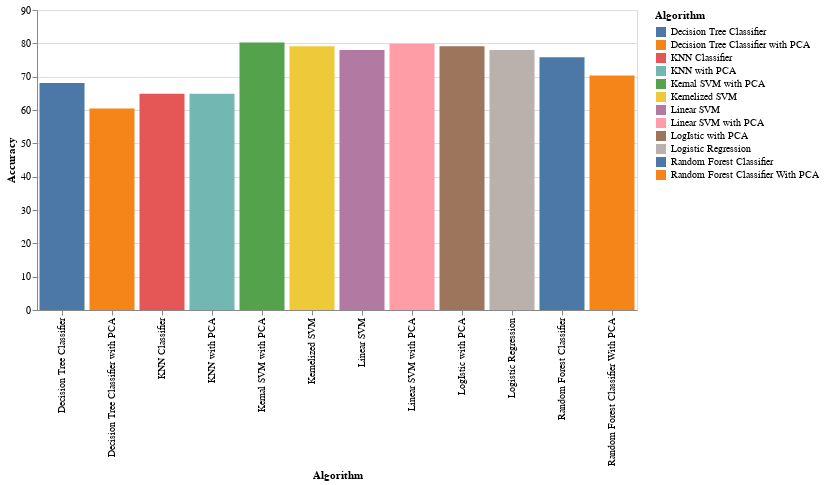

This figure's notebook cell:
### Code cell
# prompt: Using dataframe df8: draw a plot comparing the accuracies of all algorithms clearly

import altair as alt
chart = alt.Chart(df8).mark_bar().encode(
    x='Algorithm',
    y='Accuracy',
    color='Algorithm'
).properties(width=600)
chart

### Figure 1 — Vega-Lite specification as saved in the notebook (floating-point values rounded to 4 significant figures)
{"config": {"view": {"continuousWidth": 300, "continuousHeight": 300}}, "data": {"name": "data-39dd70c64a128617821935cd55b555ac"}, "mark": {"type": "bar"}, "encoding": {"color": {"field": "Algorithm", "type": "nominal"}, "x": {"field": "Algorithm", "type": "nominal"}, "y": {"field": "Accuracy", "type": "quantitative"}}, "width": 600, "$schema": "https://vega.github.io/schema/vega-lite/v5.17.0.json", "datasets": {"data-39dd70c64a128617821935cd55b555ac": [{"Algorithm": "KNN Classifier", "Accuracy": 64.84}, {"Algorithm": "Logistic Regression", "Accuracy": 78.02}, {"Algorithm": "Decision Tree Classifier", "Accuracy": 68.13}, {"Algorithm": "Linear SVM", "Accuracy": 78.02}, {"Algorithm": "Kernelized SVM", "Accuracy": 79.12}, {"Algorithm": "Random Forest Classifier", "Accuracy": 75.82}, {"Algorithm": "KNN with PCA", "Accuracy": 64.84}, {"Algorithm": "LogIstic with PCA", "Accuracy": 79.12}, {"Algorithm": "Linear SVM with PCA", "Accuracy": 79.91}, {"Algorithm": "Kernal SVM with PCA", "Accuracy": 80.22}, {"Algorithm": "Decision Tree Classifier with PCA", "Accuracy": 60.44}, {"Algorithm": "Random Forest Classifier With PCA", "Accuracy": 70.33}]}}
